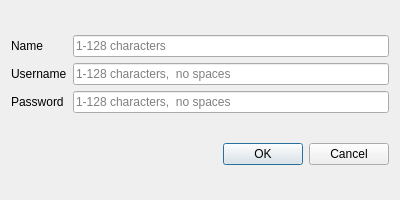
<?xml version="1.0" encoding="UTF-8"?>
<ui version="4.0">
 <class>EditWindow</class>
 <widget class="QDialog" name="EditWindow">
  <property name="geometry">
   <rect>
    <x>0</x>
    <y>0</y>
    <width>400</width>
    <height>200</height>
   </rect>
  </property>
  <property name="minimumSize">
   <size>
    <width>400</width>
    <height>200</height>
   </size>
  </property>
  <property name="maximumSize">
   <size>
    <width>400</width>
    <height>200</height>
   </size>
  </property>
  <property name="windowTitle">
   <string>Dialog</string>
  </property>
  <layout class="QVBoxLayout" name="verticalLayout">
   <item>
    <layout class="QHBoxLayout" name="horizontalLayout">
     <item>
      <layout class="QVBoxLayout" name="verticalLayout_2">
       <item>
        <widget class="QLabel" name="label">
         <property name="text">
          <string>Name</string>
         </property>
        </widget>
       </item>
       <item>
        <widget class="QLabel" name="label_2">
         <property name="text">
          <string>Username</string>
         </property>
        </widget>
       </item>
       <item>
        <widget class="QLabel" name="label_3">
         <property name="text">
          <string>Password</string>
         </property>
        </widget>
       </item>
      </layout>
     </item>
     <item>
      <layout class="QVBoxLayout" name="verticalLayout_4">
       <item>
        <widget class="QLineEdit" name="nameLine">
         <property name="maxLength">
          <number>128</number>
         </property>
         <property name="placeholderText">
          <string>1-128 characters</string>
         </property>
        </widget>
       </item>
       <item>
        <widget class="QLineEdit" name="usernameLine">
         <property name="maxLength">
          <number>128</number>
         </property>
         <property name="placeholderText">
          <string>1-128 characters,  no spaces</string>
         </property>
        </widget>
       </item>
       <item>
        <widget class="QLineEdit" name="passwordLine">
         <property name="maxLength">
          <number>128</number>
         </property>
         <property name="placeholderText">
          <string>1-128 characters,  no spaces</string>
         </property>
        </widget>
       </item>
      </layout>
     </item>
    </layout>
   </item>
   <item>
    <widget class="QDialogButtonBox" name="buttonBox">
     <property name="orientation">
      <enum>Qt::Horizontal</enum>
     </property>
     <property name="standardButtons">
      <set>QDialogButtonBox::Cancel|QDialogButtonBox::Ok</set>
     </property>
    </widget>
   </item>
  </layout>
 </widget>
 <resources/>
 <connections>
  <connection>
   <sender>buttonBox</sender>
   <signal>rejected()</signal>
   <receiver>EditWindow</receiver>
   <slot>reject()</slot>
   <hints>
    <hint type="sourcelabel">
     <x>322</x>
     <y>195</y>
    </hint>
    <hint type="destinationlabel">
     <x>286</x>
     <y>274</y>
    </hint>
   </hints>
  </connection>
 </connections>
</ui>
